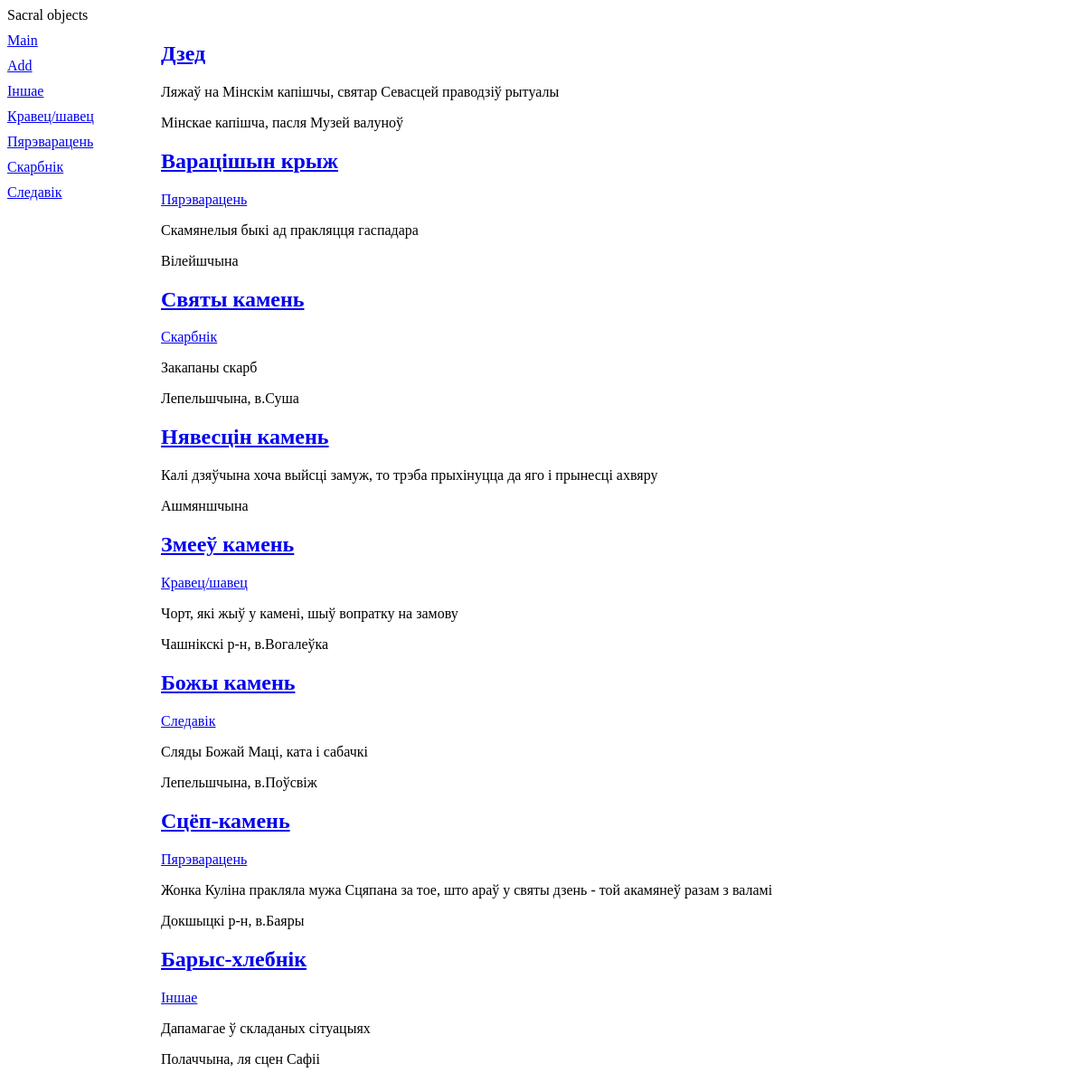
Page /volumbf/ on the earlier database version.
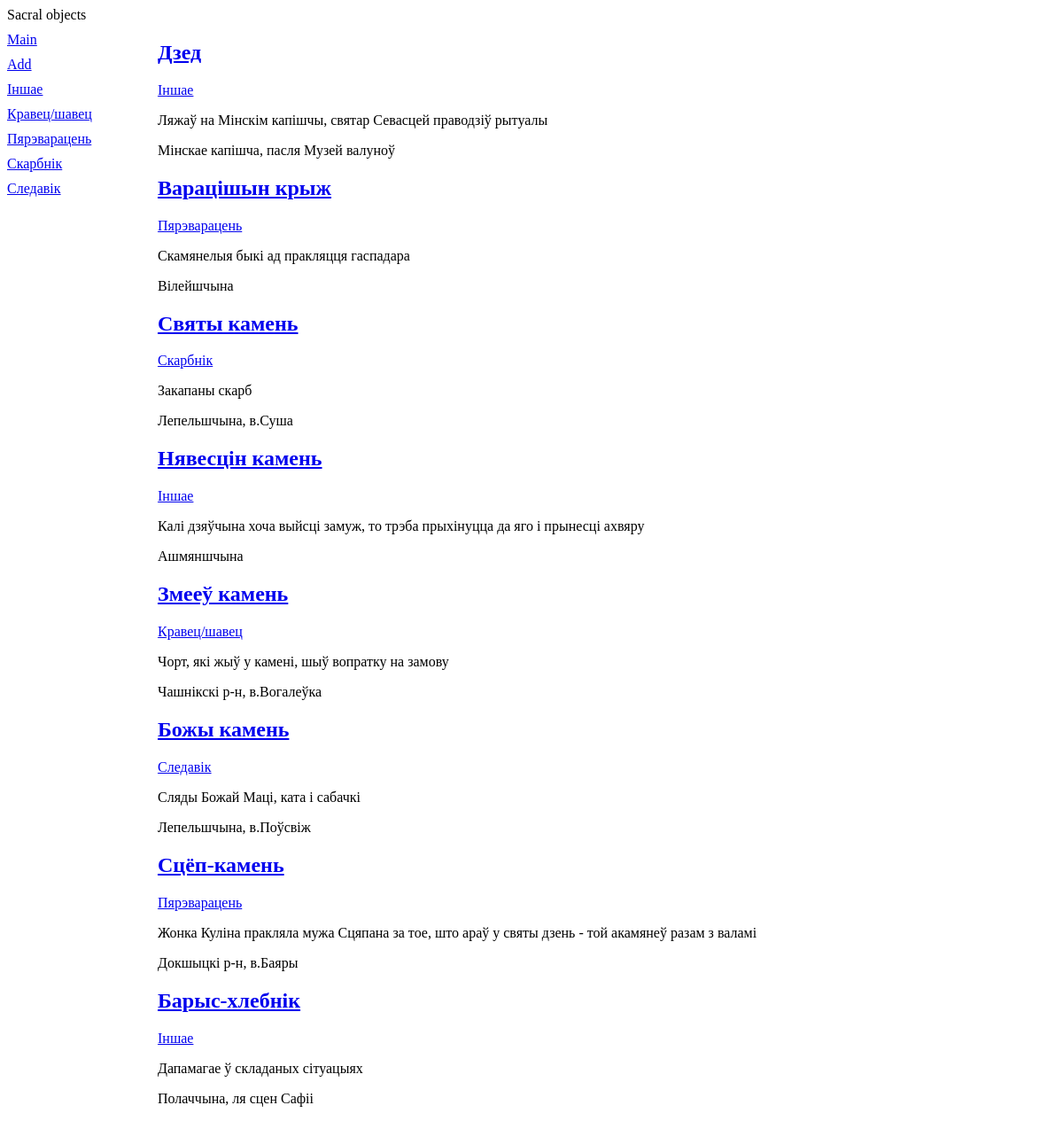
Same page on the later database version.
### volumbf/models.py (models this page shows, shortened)
class Typ(models.Model):
    name = models.CharField(max_length=20, db_index=True, verbose_name='Назва тыпу')
    class Meta:
        verbose_name_plural = 'Тыпы'
        verbose_name = 'Тып'
        ordering = ['name']

class Stones(models.Model):
    title = models.CharField(max_length=30, verbose_name='Назва')
    place = models.TextField(verbose_name='Месцазнаходжанне')
    legend = models.TextField(null=True, blank=True, verbose_name='Легенда')
    typ = models.ForeignKey('Typ', null=True, on_delete=models.PROTECT, verbose_name='Тып')
    class Meta:
        verbose_name_plural = 'Камяні'
        verbose_name = 'Камень'
        order_with_respect_to = 'typ'
        unique_together = ('title', 'place')

### volumbf/views.py (the view)
# urls.py: path('', index, name="index"),
def index(request):
    stst = Stones.objects.all
    typs = Typ.objects.all()
    context = {'stst': stst, 'typs': typs}
    return render(request, 'volumbf/index.html', context)

### volumbf/templates/volumbf/index.html
{% extends "layout/basic.html" %}
{% block content %}
{% for stones in stst %}
<div class="b">
	<h2><a href="{% url 'stone_detail' stones.pk %}">{{ stones.title }}</a></h2>
	<p><a href="/volumbf/{{ stones.typ.pk }}/">{{ stones.typ.name }}</a></p>
	<p>{{ stones.legend }} </p>
	<p>{{ stones.place }}</p>
</div>
{% endfor %}
{% endblock %}

### volumbf/templates/layout/basic.html (shortened to what this page needs)
{% load static %}
<!DOCTYPE html>
<html>
	<head>
		<link rel="stylesheet" type="text/css"
		href="{% static 'volumbf/style.css' %}">
	</head>
	<body>
		<header>
			<hl>Sacral objects</hl>
		</header>
		<nav>
			<a href="{% url 'index' %}">Main</a>
			<a href="{% url 'add' %}">Add</a>
			{% for typ in typs %}
			<a href="{% url 'by_typ' typ.pk %}">{{ typ.name }}</a>
			{% endfor %}
		</nav>
		<section>
		{% block content %}
		{% endblock %}
		</section>
	</body>
</html>

### volumbf/static/volumbf/style.css (style rules this page uses)
nav { front-size: 16pt; width: 150px; float: left; }
nav a { display: block; margin: 10px 0px; }
section { margin-left: 170px; }

Differences in the rows shown:
changed Stones "Дзед": typ_id empty → 5 (drawn); typ.name (not shown) → "Іншае"
changed Stones "Нявесцін камень": typ_id empty → 5 (drawn); typ.name (not shown) → "Іншае"
